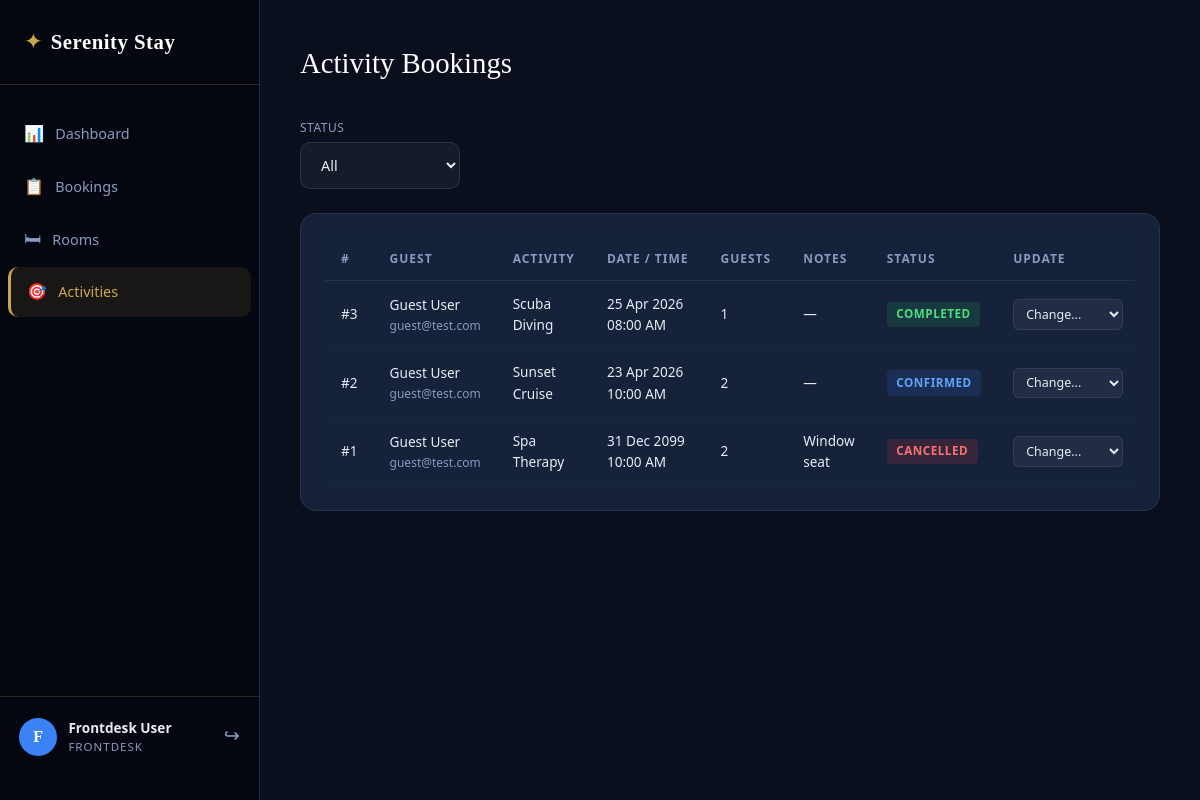
/staff/activities (signed in), run on the app's committed database.
### models.py (models this page shows, shortened)
class User(UserMixin, db.Model):
    __tablename__ = "users"
    id = db.Column(db.Integer, primary_key=True)
    name = db.Column(db.String(120), nullable=False)
    email = db.Column(db.String(120), unique=True, nullable=False)
    phone = db.Column(db.String(20))
    password_hash = db.Column(db.String(256), nullable=False)
    created_at = db.Column(db.DateTime, default=datetime.utcnow)
    role = db.Column(db.String(20), default="guest")
    bookings = db.relationship("Booking", backref="guest", lazy=True)
    food_orders = db.relationship("FoodOrder", backref="guest", lazy=True)
    service_requests = db.relationship(
        "ServiceRequest",
        foreign_keys="ServiceRequest.user_id",
        backref="guest",
        lazy=True,
    )
    assigned_requests = db.relationship(
        "ServiceRequest",
        foreign_keys="ServiceRequest.assigned_to",
        backref="assigned_staff",
        lazy=True,
    )
    activity_bookings = db.relationship(
        "ActivityBooking",
        foreign_keys="ActivityBooking.user_id",
        backref="guest",
        lazy=True,
    )
    assigned_activities = db.relationship(
        "ActivityBooking",
        foreign_keys="ActivityBooking.assigned_to",
        backref="assigned_staff",
        lazy=True,
    )

class ActivityBooking(db.Model):
    __tablename__ = "activity_bookings"
    id = db.Column(db.Integer, primary_key=True)
    user_id = db.Column(db.Integer, db.ForeignKey("users.id"), nullable=False)
    activity_type = db.Column(db.String(80), nullable=False)
    preferred_date = db.Column(db.Date, nullable=False)
    preferred_time = db.Column(db.String(20), nullable=False)
    guests_count = db.Column(db.Integer, default=1)
    notes = db.Column(db.Text)
    status = db.Column(db.String(20), default="pending")
    assigned_to = db.Column(db.Integer, db.ForeignKey("users.id"), nullable=True)
    created_at = db.Column(db.DateTime, default=datetime.utcnow)
    updated_at = db.Column(db.DateTime, default=datetime.utcnow, onupdate=datetime.utcnow)

### routes/staff.py (the view)
@staff_bp.route("/activities")
@login_required
@role_required("admin", "frontdesk")
def activities():
    status_filter = request.args.get("status", "")
    q = ActivityBooking.query
    if status_filter:
        q = q.filter_by(status=status_filter)
    activities = q.order_by(ActivityBooking.created_at.desc()).all()
    return render_template("pages/staff/activities.html", activities=activities, status_filter=status_filter, role=current_user.role)

### app.py (called while the page is built)
@login_manager.user_loader
def load_user(user_id):
    if not user_id or not str(user_id).isdigit():
        return None
    return User.query.get(int(user_id))

### routes/staff.py (called while the page is built)
def role_required(*roles):
    from functools import wraps
    def decorator(f):
        @wraps(f)
        def decorated(*args, **kwargs):
            if not current_user.is_authenticated or current_user.role not in STAFF_ROLES:
                flash("Access denied.", "error")
                return redirect(url_for("auth.login"))
            if current_user.role not in roles:
                flash("You do not have permission for this area.", "error")
                return redirect(url_for("staff.dashboard"))
            return f(*args, **kwargs)
        return decorated
    return decorator

### templates/pages/staff/activities.html (shortened to what this page needs)
{% extends "base/layout.html" %}
{% block body %}
<div class="dash-layout">
  {% set active_page = 'activities' %}
  {% include "components/staff_sidebar.html" %}
  <main class="dash-main">
    <div class="dash-header">
      <h1 class="dash-title">Activity Bookings</h1>
    </div>
    <div class="filter-bar">
      <form method="GET" class="filter-form">
        <div class="filter-item">
          <label>Status</label>
          <select name="status" class="form-input" onchange="this.form.submit()">
            <option value="">All</option>
          </select>
        </div>
      </form>
    </div>
    <div class="dash-card">
      <div class="table-wrap">
        <table class="data-table">
          <thead>
            <tr>
              <th>#</th>
              <th>Guest</th>
              <th>Activity</th>
              <th>Date / Time</th>
              <th>Guests</th>
              <th>Notes</th>
              <th>Status</th>
              <th>Update</th>
            </tr>
          </thead>
          <tbody>
            {% for a in activities %}
            <tr>
              <td>#{{ a.id }}</td>
              <td>{{ a.guest.name }}<br /><small>{{ a.guest.email }}</small></td>
              <td>{{ a.activity_type }}</td>
              <td>{{ a.preferred_date.strftime('%d %b %Y') }} {{ a.preferred_time }}</td>
              <td>{{ a.guests_count }}</td>
              <td>{{ a.notes or '—' }}</td>
              <td><span class="badge badge-{{ a.status }}">{{ a.status.title() }}</span></td>
              <td>
                <form method="POST"
                      action="{{ url_for('staff.update_activity', activity_id=a.id) }}">
                  <select name="status" class="mini-select" onchange="this.form.submit()">
                    <option value="">Change...</option>
                  </select>
                </form>
              </td>
            </tr>
            {% else %}
            <tr><td colspan="8" class="empty-row">No activities found.</td></tr>
            {% endfor %}
          </tbody>
        </table>
      </div>
    </div>
  </main>
</div>
{% endblock %}

### templates/components/staff_sidebar.html (shortened to what this page needs)
<aside class="sidebar sidebar-staff">
  <div class="sidebar-brand">
    <a href="{{ url_for('main.index') }}">
      <span class="brand-icon">✦</span>
      <span class="brand-name">Serenity Stay</span>
    </a>
  </div>
  <nav class="sidebar-nav">
    <a href="{{ url_for('staff.dashboard') }}"
       class="snav-item {% if active_page == 'dashboard' %}active{% endif %}">
      <span class="sn-icon">📊</span> Dashboard
    </a>
    {% if current_user.role in ('admin', 'frontdesk') %}
    <a href="{{ url_for('staff.bookings') }}"
       class="snav-item {% if active_page == 'bookings' %}active{% endif %}">
      <span class="sn-icon">📋</span> Bookings
    </a>
    <a href="{{ url_for('staff.rooms') }}"
       class="snav-item {% if active_page == 'rooms' %}active{% endif %}">
      <span class="sn-icon">🛏</span> Rooms
    </a>
    <a href="{{ url_for('staff.activities') }}"
       class="snav-item {% if active_page == 'activities' %}active{% endif %}">
      <span class="sn-icon">🎯</span> Activities
    </a>
    {% endif %}
  </nav>
  <div class="sidebar-user">
    <div class="user-avatar staff-avatar">{{ current_user.name[0].upper() }}</div>
    <div class="user-info">
      <span class="user-name">{{ current_user.name }}</span>
      <span class="user-role">{{ current_user.role.replace('_', ' ').title() }}</span>
    </div>
    <a href="{{ url_for('auth.logout') }}" class="logout-btn" title="Logout">↪</a>
  </div>
</aside>

### data on the page
User: name "F", name "Frontdesk User", role.replace "FRONTDESK"
ActivityBooking: id "3", guest.name "Guest User", guest.email "guest@test.com", activity_type "Scuba Diving", preferred_date "25 Apr 2026", preferred_time "08:00 AM", guests_count "1", notes "—", status "COMPLETED"
ActivityBooking: id "2", guest.name "Guest User", guest.email "guest@test.com", activity_type "Sunset Cruise", preferred_date "23 Apr 2026", preferred_time "10:00 AM", guests_count "2", notes "—", status "CONFIRMED"
ActivityBooking: id "1", guest.name "Guest User", guest.email "guest@test.com", activity_type "Spa Therapy", preferred_date "31 Dec 2099", preferred_time "10:00 AM", guests_count "2", notes "Window seat", status "CANCELLED"
